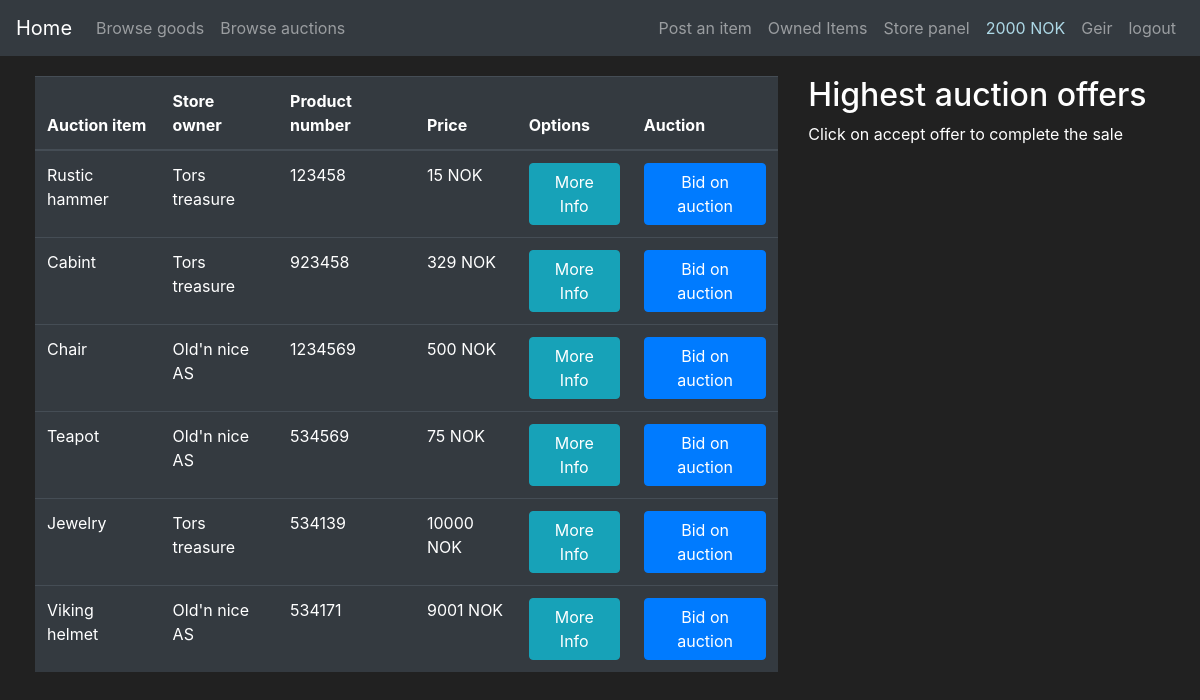
Before: /auction (signed in) with the older database file.
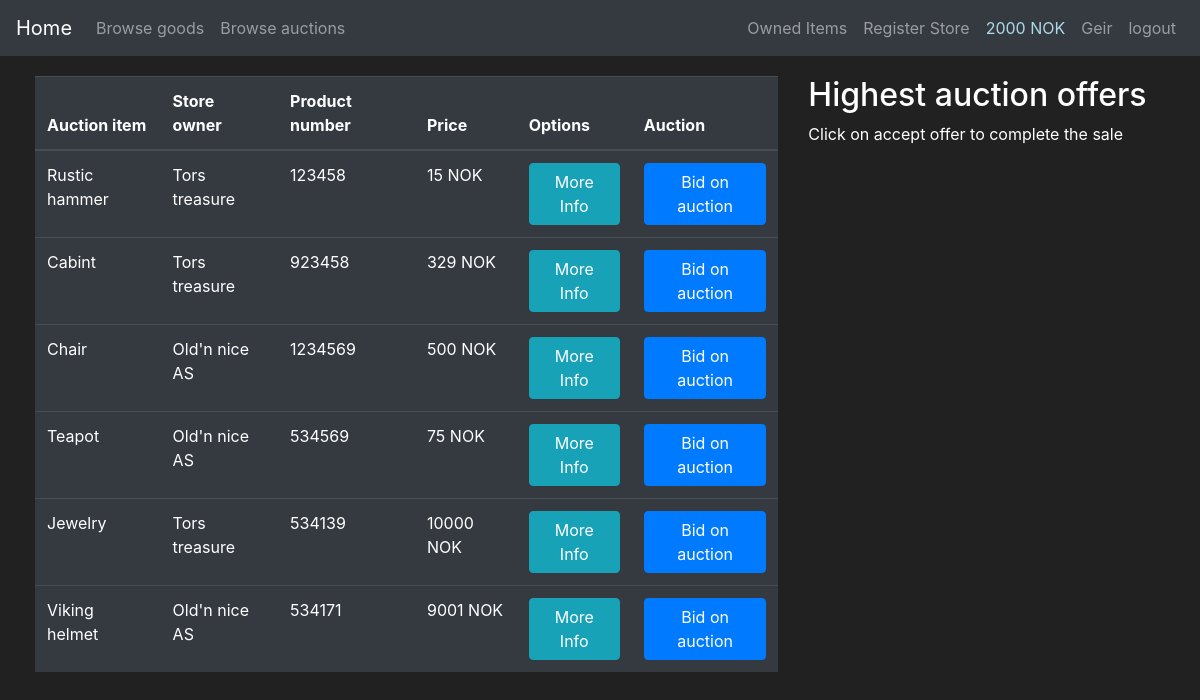
After: the same page with the newer database file.
### app_flask/models.py (models this page shows, shortened)
class User(db.Model, UserMixin):
    id = db.Column(db.Integer(), primary_key=True)
    username = db.Column(db.String(length=25), nullable=False, unique=True)
    email = db.Column(db.String(length=60), nullable=False, unique=True)
    password_hash = db.Column(db.String(length=60), nullable=False)
    profile_type = db.Column(db.Boolean(), nullable=False, default=False)
    cash = db.Column(db.Integer(), nullable=False, default=2000)
    date_created = db.Column(db.DateTime(), default=datetime.utcnow)
    goods = db.relationship('Goods', backref='goods_owned_by_user', lazy=True)
    store = db.relationship('Store', backref='store_owner', lazy=True)
    @property
    def password(self):
        return self.password

class Goods(db.Model):
    id = db.Column(db.Integer, primary_key=True)
    name = db.Column(db.String(30), nullable=False)
    description = db.Column(db.String(70), unique=False, nullable=False)
    price = db.Column(db.Integer, unique=False, nullable=False)
    product_number = db.Column(db.String(length=6), nullable=False, unique=True)
    goods_type = db.Column(db.Boolean(), nullable=False, default=False)
    date_created = db.Column(db.DateTime(), default=datetime.utcnow)
    user_owner = db.Column(db.Integer(), db.ForeignKey('user.id'))
    store_owner = db.Column(db.Integer(), db.ForeignKey('store.id'))

class Store(db.Model):
    id = db.Column(db.Integer(), primary_key=True)
    store_name = db.Column(db.String(length=30), nullable=False, unique=True)
    street_address = db.Column(db.String(length=40), nullable=False)
    street_number = db.Column(db.Integer(), nullable=False)
    postal_code = db.Column(db.Integer(), nullable=False)
    province = db.Column(db.String(length=50), nullable=False)
    store_email = db.Column(db.String(length=50), nullable=False, unique=True)
    store_phone = db.Column(db.Integer(), nullable=False)
    date_created = db.Column(db.DateTime(), default=datetime.utcnow)
    user_owner = db.Column(db.Integer(), db.ForeignKey('user.id'))
    goods = db.relationship('Goods', backref='owned_store', lazy=True)

### app_flask/main/routes.py (the view, shortened to what this page needs)
@bp.route("/auction", methods=["POST", "GET"])
def auction_page():
    auction_form = AuctionGoodsForm(request.form, csrf_enabled=False)
    accept_form = AcceptAuctionForm(request.form, csrf_enabled=False)
    if request.method == "GET":
        items = db.session.query(Goods, Store).filter(and_(Store.id == Goods.store_owner, Goods.goods_type == 1)).all()
        try:
            current_user_id = current_user.id
            bidding_items = show_current_highest_bidding_offer_in_store(current_user_id)
            print(isinstance(bidding_items, Bidding))
        except AttributeError:
            bidding_items = []
        return render_template("auction.html", items=items, auction_form=auction_form, bidding_items=bidding_items,
                               accept_form=accept_form)

### app_flask/main/use_cases.py (called while the page is built)
def show_current_highest_bidding_offer_in_store(current_user_id):
    current_store = Store.query.filter_by(user_owner=current_user_id).first()
    if current_store is not None:
        bidding_items = Bidding.query. \
            with_entities(Bidding.item_id, Bidding.item_name, Bidding.offer, Bidding.user_name, Bidding.user_id, Bidding.id,
                          func.max(Bidding.offer)) \
            .group_by(Bidding.item_id).filter_by(store_user_id=current_user_id)
        return bidding_items
    else:
        bidding_items = []
        print(isinstance(bidding_items, list))
        return bidding_items

### app_flask/models.py (called while the page is built)
@login_manager.user_loader
def load_user(user_id):
    return User.query.get(int(user_id))

### app_flask/templates/auction.html (shortened to what this page needs)
{% extends 'base.html' %}
{% block content %}
<div class="row" style="margin:20px; margin-left:20px">
    <div class="col-8">
        <table class="table table-hover table-dark">
            <thead>
                <tr>
                    <th scope="col">Auction item</th>
                    <th scope="col">Store owner</th>
                    <th scope="col">Product number</th>
                    <th scope="col">Price</th>
                    <th scope="col">Options</th>
                    {% if current_user.is_authenticated %}
                    <th scope="col">Auction</th>
                    {% endif %}
                </tr>
            </thead>
            <tbody>
                {% for item, store in items %}
                <tr>
                    <td>{{item.name}}</td>
                    <td>{{store.store_name}}</td>
                    <td>{{item.product_number}}</td>
                    <td>{{item.price}} NOK</td>
                    {% if store.user_owner==current_user.id %}
                    <td><button class="btn btn-outline btn-info" data-toggle="modal" data-target="#Modal-MoreInfo-{{ item.id }}">More Info</button></td>
                    {% elif current_user.is_authenticated %}
                    <td><button class="btn btn-outline btn-info" data-toggle="modal" data-target="#Modal-MoreInfo-{{ item.id }}">More Info</button></td>
                    <td><button class="btn btn-outline btn-primary" data-toggle="modal" data-target="#Modal-AuctionConfirm-{{ item.id }}">Bid on auction</button></td>
                    {% else %}
                    <td><button class="btn btn-outline btn-info" data-toggle="modal" data-target="#Modal-MoreInfo-{{ item.id }}">More Info</button></td>
                    {% endif %}
                </tr>
                {% endfor %}
            </tbody>
        </table>
    </div>
    {% if current_user.is_authenticated %}
    <div class="col-4">
        <h2>Highest auction offers</h2>
        <p>Click on accept offer to complete the sale</p>
        <br>
   </div>
    {% endif %}
</div>
{% endblock %}

### app_flask/templates/base.html (shortened to what this page needs)
<!doctype html>
<html lang="en">
   <head>
      <link rel="stylesheet" href="https://cdn.jsdelivr.net/npm/bootstrap@4.5.3/dist/css/bootstrap.min.css">
   </head>
   <body>
    <nav class="navbar navbar-expand-md navbar-dark bg-dark">
        <a class="navbar-brand" href="{{ url_for('main.home_page') }}">Home <span class="sr-only">(current)</span></a>
        <div class="collapse navbar-collapse" id="navbarNav">
            <ul class="navbar-nav mr-auto">
                <li class="nav-item">
                    <a class="nav-link" href="{{ url_for('main.store_page') }}">Browse goods</a>
                </li>
                <li class="nav-item">
                    <a class="nav-link" href="{{ url_for('main.auction_page') }}">Browse auctions</a>
                </li>
            </ul>
            {% if current_user.username=="Admin" %}
            <ul class="navbar-nav">
                <li class="nav-item">
                    <a class="nav-link" href="{{ url_for('main.display_admin_panel') }}"> {{ current_user.username }}panel</a>
                </li>
                <li class="nav-item">
                    <a class="nav-link">{{ current_user.username }}</a>
                </li>
                <li class="nav-item">
                    <a class="nav-link" href="{{ url_for('auth.logout_page') }}">logout</a>
                </li>
            </ul>
            {% elif current_user.is_authenticated and current_user.profile_type==1 %}
            <ul class="navbar-nav">
                <li class="nav-item">
                    <a class="nav-link" href="{{ url_for('main.add_goods')}}">Post an item</a>
                </li>
                <li class="nav-item">
                    <a class="nav-link" href="{{ url_for('main.show_owned_goods')}}">Owned Items</a>
                </li>
                <li class="nav-item">
                    <a class="nav-link" href="{{ url_for('main.display_store_panel') }}">Store panel</a>
                </li>
                <li class="nav-item">
                    <a class="nav-link" href="#" style="color:lightblue">{{ current_user.cash }} NOK</a>
                </li>
                <li class="nav-item">
                    <a class="nav-link">{{ current_user.username }}</a>
                </li>
                <li class="nav-item">
                    <a class="nav-link" href="{{ url_for('auth.logout_page') }}">logout</a>
                </li>
            </ul>
            {% elif current_user.is_authenticated %}
            <ul class="navbar-nav">
                <li class="nav-item">
                    <a class="nav-link" href="{{ url_for('main.show_owned_goods')}}">Owned Items</a>
                </li>
                <li class="nav-item">
                    <a class="nav-link" href="{{ url_for('auth.register_store') }}">Register Store</a>
                </li>
                <li class="nav-item">
                    <a class="nav-link" href="#" style="color:lightblue">{{ current_user.cash }} NOK</a>
                </li>
                <li class="nav-item">
                    <a class="nav-link">{{ current_user.username }}</a>
                </li>
                <li class="nav-item">
                    <a class="nav-link" href="{{ url_for('auth.logout_page') }}">logout</a>
                </li>
            </ul>
            {% endif %}
        </div>
      </nav>
    {% block content %}
    {% endblock %}
   </body>
</html>

### app_flask/templates/base.html (style rules this page uses)
body { color: white; background-color: #212121; }

Changed rows visible on the page:
changed User "Geir": profile_type True → False (drawn)
Other visible differences:
text no longer shown: "Post an item Store panel"
text now shown: "Register Store"
